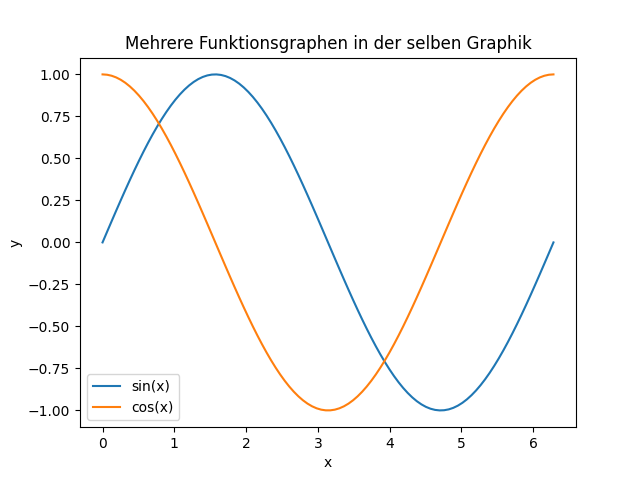

Recreate this plot in Python.
import numpy as np
import matplotlib.pyplot as plt

# Definiere die x-Werte
x = np.linspace(0, 2 * np.pi, 100)

# Berechne die y-Werte für die verschiedenen Funktionen
y1 = np.sin(x)
y2 = np.cos(x)

# Zeichne die Funktionsgraphen
plt.plot(x, y1, label='sin(x)')  # Sinus-Funktion
plt.plot(x, y2, label='cos(x)')  # Kosinus-Funktion

# Füge Legende, Achsenbeschriftungen und Titel hinzu
plt.legend()
plt.xlabel('x')
plt.ylabel('y')
plt.title('Mehrere Funktionsgraphen in der selben Graphik')

# Zeige die Graphik an
plt.show()
